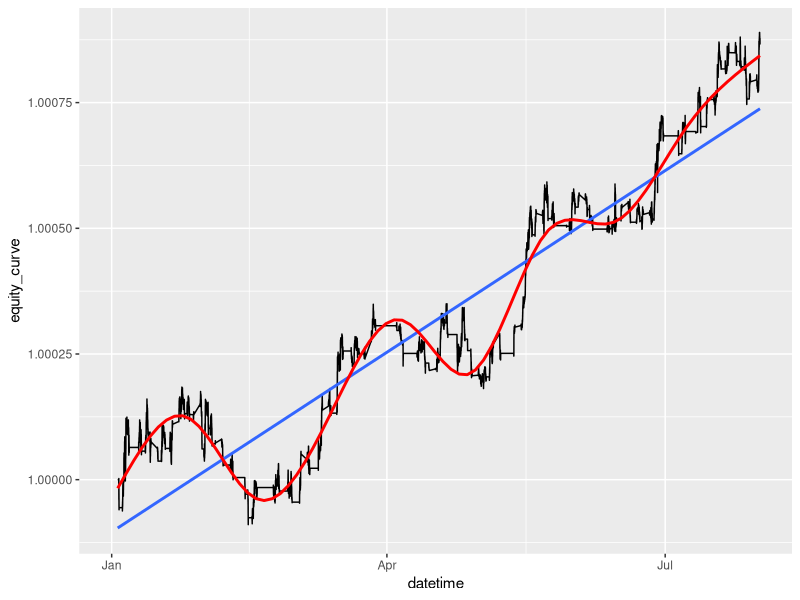
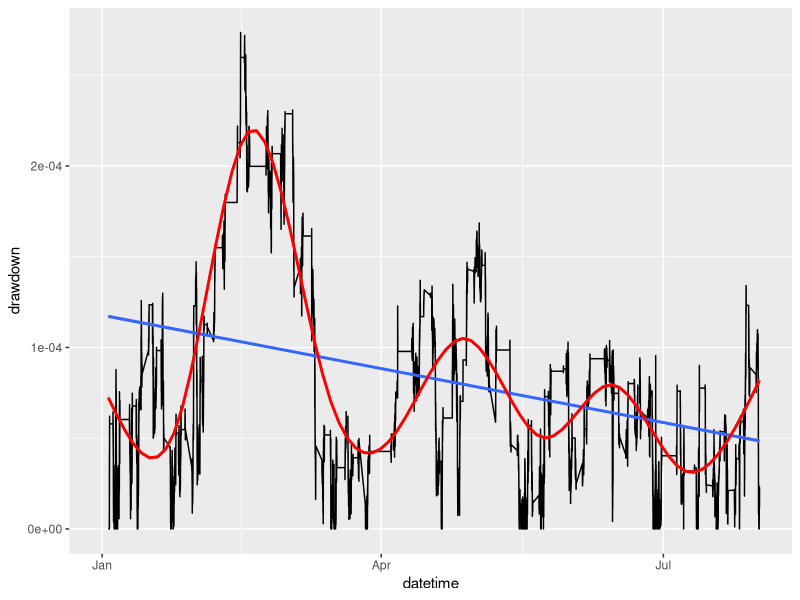

These charts were generated, in order, by the following R code:
## ---- chunk 1
library(ggplot2)

e <- read.csv('equity.csv', sep = ',')

## ---- chunk 2
?aes
## ---- chunk 3
colors()
## ---- chunk 4
e$datetime <- as.POSIXct(strptime(e$datetime, '%Y-%m-%d %H:%M:%S'))
## ---- chunk 5
ggplot(aes(x = datetime, y = equity_curve), data = e) +
  geom_line() +
  geom_smooth(method = 'lm') +
  geom_smooth(color = 'red')
## ---- chunk 6
ggplot(aes(x = datetime, y = drawdown), data = e) +
  geom_line() +
  geom_smooth(method = 'lm') +
  geom_smooth(color = 'red')
